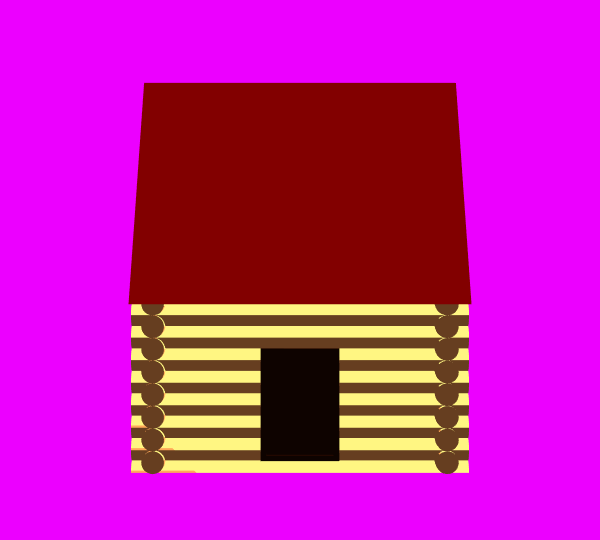
#> input picture renders1/pose_0.png, 600 x 540 px
$ python difference.py
#> lines starting #> are read from the running program, lines starting #| are printed output that depends on the picture
from PIL import Image, ImageDraw

i = 0
while i < 10:
    print(i)
    f1 = Image.open("renders1/pose_"+str(i)+".png")
#> f1 is the input picture: PIL image 600x540 RGB; mean R, G, B 197.6, 22.7, 165.1
    f2 = Image.open("renders/pose_"+str(i)+".png")
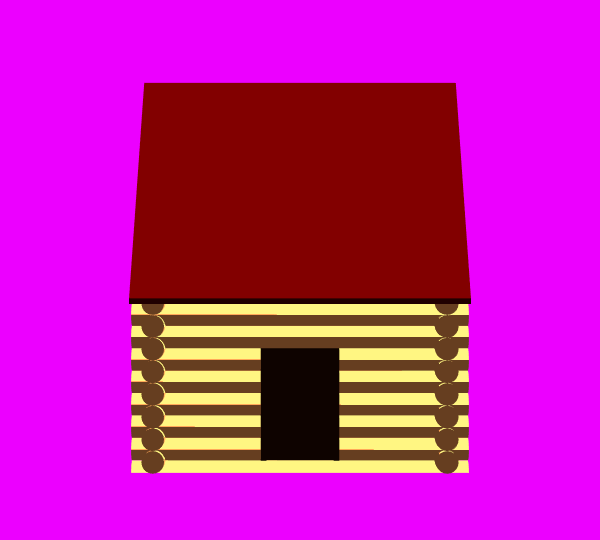
#> input picture renders/pose_0.png, 600 x 540 px
#> f2 is the input picture: PIL image 600x540 RGB; mean R, G, B 196.9, 22.5, 165
    ANS = Image.open("renders1/pose_"+str(i)+".png")
    draw = ImageDraw.Draw(ANS)
    pix1 = f1.load()
    pix2 = f2.load()
    width = min(f1.size[0], f2.size[0])
#> width = 600
    height = min(f1.size[1], f2.size[1])
#> height = 540
    eps = 30
    for l in range(width):
        for j in range(height):
            dx1 = pix1[l, j][0] - pix2[l, j][0]
            dx2 = pix1[l, j][1] - pix2[l, j][1]
            dx3 = pix1[l, j][2] - pix2[l, j][2]
            draw.point((l, j), (abs(dx1), abs(dx2), abs(dx3)))
    ANS.save("difference/pose_"+str(i)+".png", "PNG")
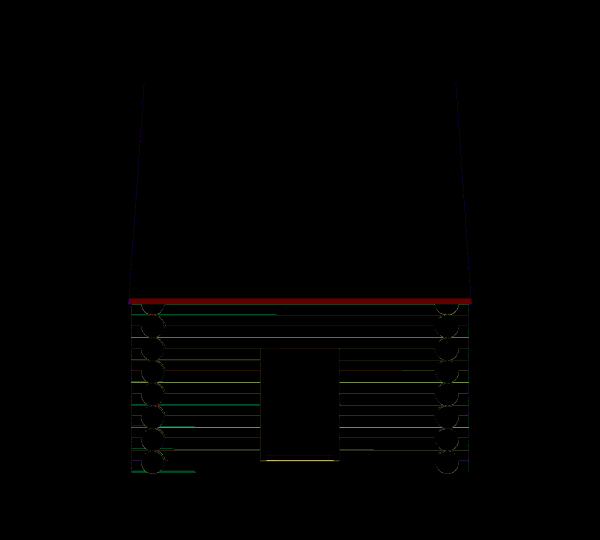
#> saved as pose_0.png: PIL image 600x540 RGB; mean R, G, B 1.3, 0.9, 0.6
#> (the run stopped early here; a loop or call above may not have finished)
